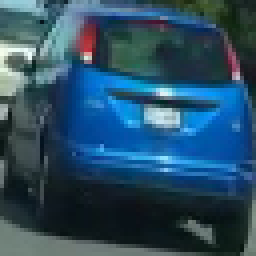
#> input picture data/initial/vehicles/A_010_0.png, 64 x 64 px (shown 4 times larger); its folder holds only this picture in this run
$ python -i load_data.py   (imports and definitions only)
#> lines starting #> are read from the running program, lines starting #| are printed output that depends on the picture; after the words box and inside, x2 and y2 are one past the last pixel; in counts of white or black regions, pixels touching at a corner belong together
#> further down, picture is the input picture: shape (64, 64, 3); mean B, G, R 100.5, 77.9, 42.2
# Standard library imports
import glob

# Third party imports
import pandas as pd
import numpy as np
from skimage.io import imread
import cv2


# [93 lines left out: functions load_train_csv, get_images, not called in this run]


def increase_brightness(img, value=30):
#> called with value = 30
    hsv = cv2.cvtColor(img, cv2.COLOR_BGR2HSV)
#> hsv: shape (64, 64, 3); mean H, S, V 97.1, 141.7, 103
    h, s, v = cv2.split(hsv)
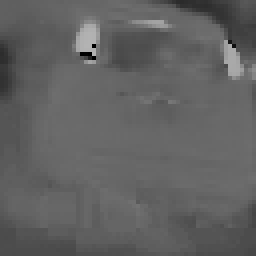
#> h: shape (64, 64) (shown 4 times larger); min 0, max 179, mean 97.1
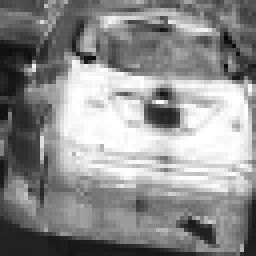
#> s: shape (64, 64) (shown 4 times larger); min 3, max 255, mean 141.7
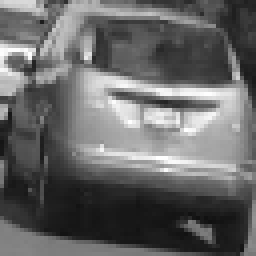
#> v: shape (64, 64) (shown 4 times larger); min 16, max 255, mean 103

    lim = 255 - value
    v[v > lim] = 255
#> v: shape (64, 64); 2.83% of pixels changed, all inside (x1, y1, x2, y2) = (0, 12, 58, 43)
    v[v <= lim] += value
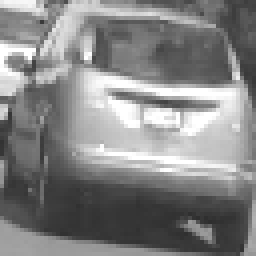
#> v: shape (64, 64) (shown 4 times larger); min 46, max 255, mean 132.6

    final_hsv = cv2.merge((h, s, v))
#> final_hsv: shape (64, 64, 3); mean H, S, V 97.1, 141.7, 132.6
    img = cv2.cvtColor(final_hsv, cv2.COLOR_HSV2BGR)
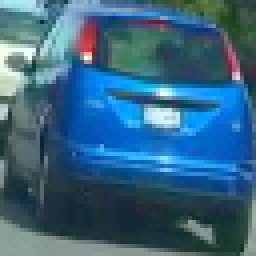
#> img: shape (64, 64, 3) (shown 4 times larger); mean B, G, R 129.1, 101.1, 55.2
    return img

>>> import cv2
>>> picture = cv2.imread('../../data/initial/vehicles/A_010_0.png')
>>> result = increase_brightness(picture)

$ run again, on data/initial/vehicles/A_073_0.png
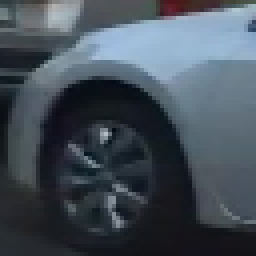
#> input picture data/initial/vehicles/A_073_0.png, 64 x 64 px (shown 4 times larger)
#> picture is the input picture: shape (64, 64, 3); mean B, G, R 88.5, 78.7, 68.5
#> hsv: shape (64, 64, 3); mean H, S, V 105.9, 65, 88.9
#> in increase_brightness, `v[v <= lim] += value`:
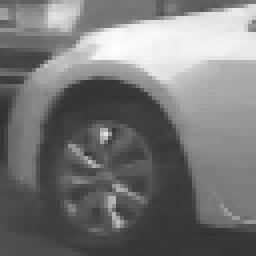
#> v: shape (64, 64) (shown 4 times larger); min 49, max 254, mean 118.9
#> final_hsv: shape (64, 64, 3); mean H, S, V 105.9, 65, 118.9
#> in increase_brightness, `img = cv2.cvtColor(final_hsv, cv2.COLOR_HSV2BGR)`:
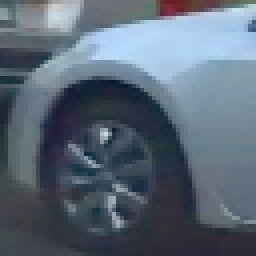
#> img: shape (64, 64, 3) (shown 4 times larger); mean B, G, R 118.3, 104, 90.7

$ run again, on data/initial/vehicles/A_078_12.png
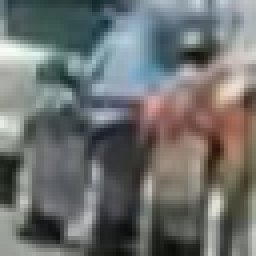
#> input picture data/initial/vehicles/A_078_12.png, 64 x 64 px (shown 4 times larger)
#> picture is the input picture: shape (64, 64, 3); mean B, G, R 110.9, 112.4, 109.7
#> hsv: shape (64, 64, 3); mean H, S, V 66.6, 42.1, 120.4
#> in increase_brightness, `h, s, v = cv2.split(hsv)`:
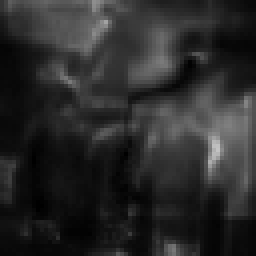
#> s: shape (64, 64) (shown 4 times larger); min 0, max 195, mean 42.1
#> final_hsv: shape (64, 64, 3); mean H, S, V 66.6, 42.1, 150.3
#> in increase_brightness, `img = cv2.cvtColor(final_hsv, cv2.COLOR_HSV2BGR)`:
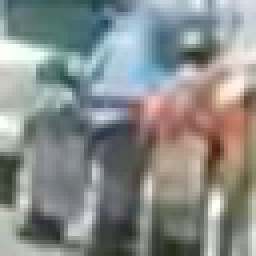
#> img: shape (64, 64, 3) (shown 4 times larger); mean B, G, R 138, 140.1, 136.4

$ run again, on data/initial/vehicles/A_112_2.png
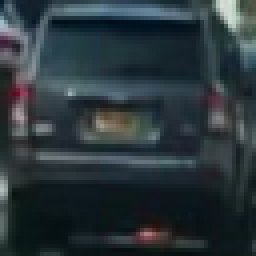
#> input picture data/initial/vehicles/A_112_2.png, 64 x 64 px (shown 4 times larger)
#> picture is the input picture: shape (64, 64, 3); mean B, G, R 59.6, 54.7, 43.3
#> hsv: shape (64, 64, 3); mean H, S, V 97.7, 94, 61
#> in increase_brightness, `v[v <= lim] += value`:
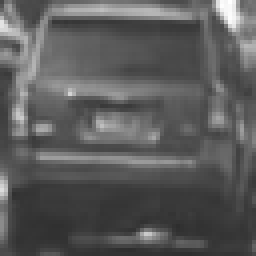
#> v: shape (64, 64) (shown 4 times larger); min 46, max 255, mean 91
#> final_hsv: shape (64, 64, 3); mean H, S, V 97.7, 94, 91
#> in increase_brightness, `img = cv2.cvtColor(final_hsv, cv2.COLOR_HSV2BGR)`:
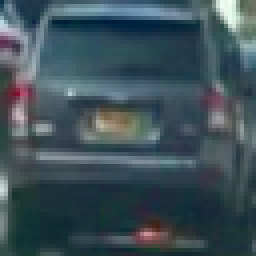
#> img: shape (64, 64, 3) (shown 4 times larger); mean B, G, R 89, 80.8, 62.2
